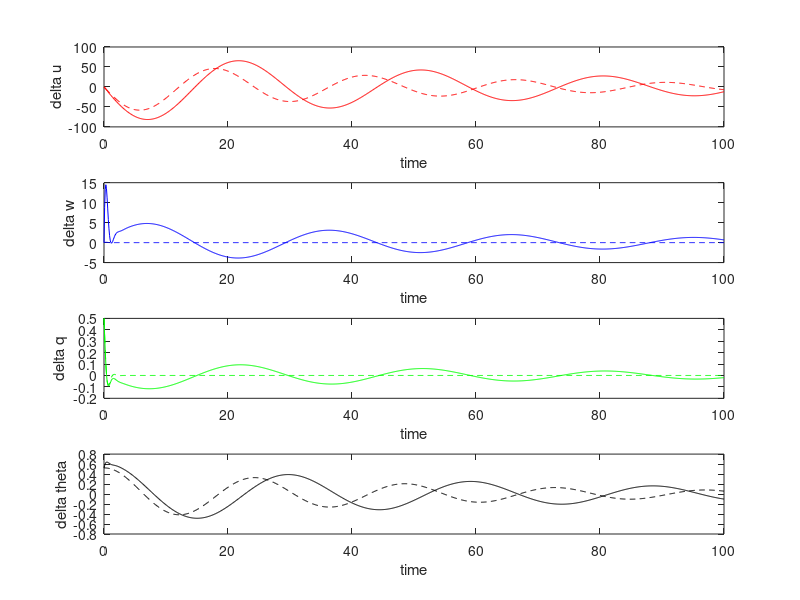

Write MATLAB code to recreate this figure.
clear; clc; close all
Xu = -0.045;
Zu = -0.369;
Mu = 0;
Xw = 0.036;
Zw = -2.02;
Mw = -0.05;
Xwdot = 0;
Zwdot = 0;
Mwdot = -0.0051;
u0 = 176; % ft/s
Za = u0*Zw;
Ma = u0*Mw;
Madot = u0*Mwdot;
Xq = 0;
Zq = 0;
Mq = -2.05;
g = 32.2; % not SI unit here

A_longidutal = [Xu Xw 0 -g; % u
                Zu Zw u0 0; % w
                Mu+Mwdot*Zu Mw+Mwdot*Zw Mq+Mwdot*u0 0; % q
                0 0 1 0]; % theta
damp(A_longidutal)

A_long_period = [Xu -g; -Zu/u0 0];
A_short_period = [Za/u0 1; Ma + Madot/u0*Za Mq+Madot];
damp(A_long_period)
damp(A_short_period)

t0 = 0;
Tf = 100;
dt = 0.1;
state_longitudinal = zeros(4,length(t0:dt:Tf));
% initial difference between the states and the equilibrium
state_init = [0; 0; 0.5; pi/6];
state_longitudinal(:,1) = state_init;

state_long_period = zeros(2,length(t0:dt:Tf)); % delta u and delta theta
state_short_period = zeros(2,length(t0:dt:Tf));% delta w and delta q

state_long_period(:,1) = [state_init(1); state_init(4)];
state_short_period(:,1) = [state_init(2); state_init(3)];
ind = 1;
for i = t0:dt:Tf
    % x_(t+1) = x_t + x_dot*dt
    % x_dot = Ax
    % full linearized model
    state_longitudinal(:,ind+1) = state_longitudinal(:,ind) + dt*(A_longidutal*state_longitudinal(:,ind));
    
    % Long-period mode approximation
    state_long_period(:,ind+1) = state_long_period(:,ind) + dt*(A_long_period*state_long_period(:,ind));

    % Short-period mode approximation
    state_short_period(:,ind+1) = state_short_period(:,ind) + dt*(A_short_period*state_short_period(:,ind));
    ind = ind+1;
end
subplot(4,1,1)
plot(t0:dt:Tf, state_longitudinal(1,1:end-1), '-r'); hold on;
plot(t0:dt:Tf, state_long_period(1,1:end-1), '--r');
ylabel('delta u')
xlabel('time')
subplot(4,1,2)
plot(t0:dt:Tf, state_longitudinal(2,1:end-1), '-b'); hold on;
plot(t0:dt:Tf, state_short_period(1,1:end-1), '--b');
ylabel('delta w')
xlabel('time')
subplot(4,1,3)
plot(t0:dt:Tf, state_longitudinal(3,1:end-1), '-g'); hold on;
plot(t0:dt:Tf, state_short_period(2,1:end-1), '--g');
ylabel('delta q')
xlabel('time')
subplot(4,1,4)
plot(t0:dt:Tf, state_longitudinal(4,1:end-1), '-k'); hold on;
plot(t0:dt:Tf, state_long_period(2,1:end-1), '--k');
ylabel('delta theta')
xlabel('time')